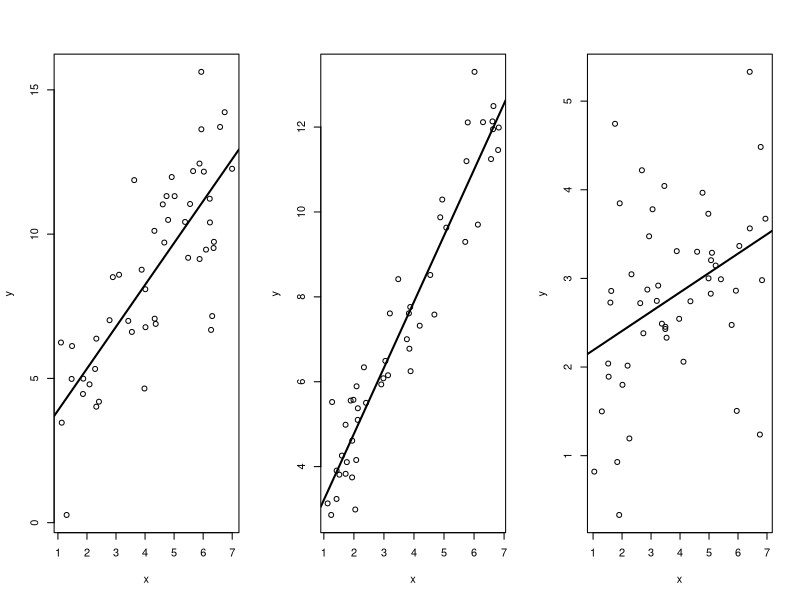

Recreate this plot in R.
sim.task <- function(b0, b1, sigma) {
  x <- runif(50, 1, 7)
  y <- b0 + b1*x + rnorm(50, 0, sigma)
  m <- lm(y ~ x)
  plot(x, y)
  abline(m, lwd=2)
  list(r.squared = summary(m)$r.squared, conf.b1 = confint(m)["x", ])
}

par(mfrow=c(1,3))

#A
sim.task(2, 1.5, 2)

#B
sim.task(2, 1.5, 1)

#C
sim.task(2, 0.17, 1)

par(mfrow=c(1,1))
